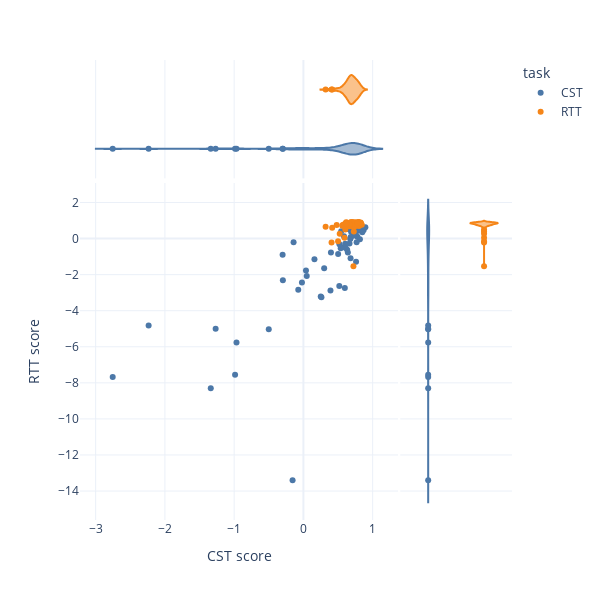

Write notebook code for a chart like this one.
### Code cell
def score_trials(df,signal='motor pca',models=None,target_name=('vel',0)):
    trial_scores = (
        df
        .groupby(['task','trial'])
        .apply(lambda trial: pd.Series({
            f'{model_name} score': model.score(trial[signal].values,trial[target_name])
            for model_name,model in models.items()
        }))
    )
    return trial_scores

trial_scores=score_trials(temp,signal='motor pca',models=models,target_name=('vel',0))

import plotly.express as px
fig = px.scatter(
    trial_scores.reset_index(),
    x='CST score',
    y='RTT score',
    color='task',
    hover_data=['trial'],
    marginal_x='violin',
    marginal_y='violin',
    template='plotly_white',
    width=600,
    height=600,
    color_discrete_sequence=px.colors.qualitative.T10,
)
fig.show()
